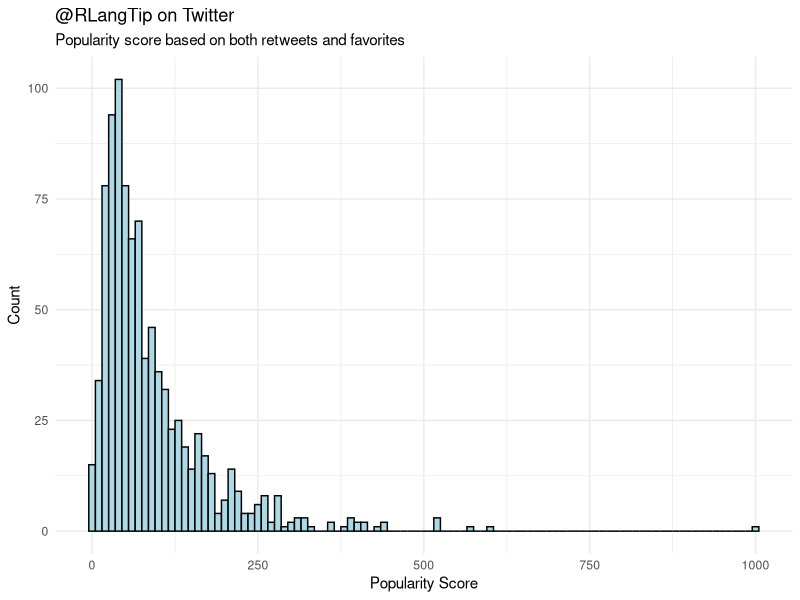
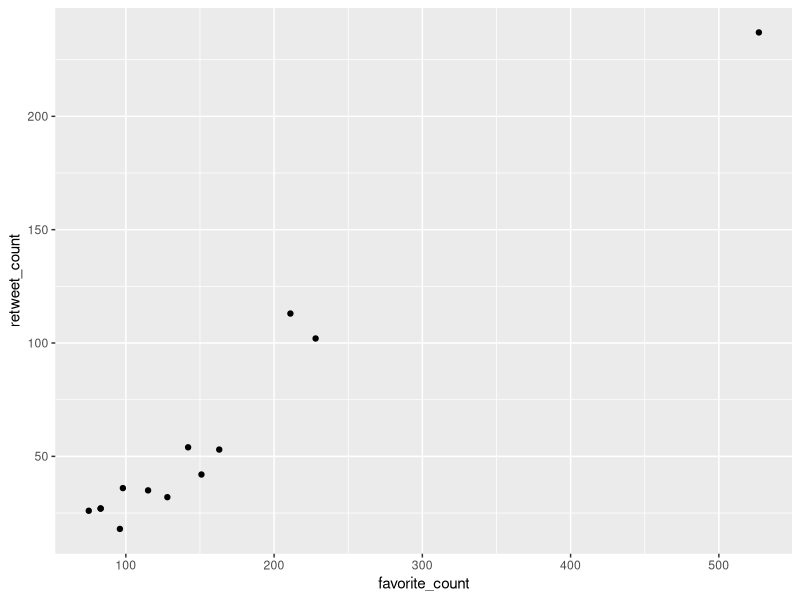

Source code (R) for these figures, in order:
## ---- chunk 1
knitr::opts_chunk$set(
  collapse = TRUE,
  comment = "#>",
  fig.path = "man/figures/README-",
  out.width = "100%"
)
## ---- chunk 2
joined <- readr::read_csv("data-raw/joined.csv")

library(ggplot2)

ggplot(joined, aes(score)) +
 geom_histogram(binwidth = 10, fill = "light blue", color = "black") +
 labs(x = "Popularity Score", 
      y = "Count",
        title = "@RLangTip on Twitter", 
        subtitle = "Popularity score based on both retweets and favorites") +
 theme_minimal()


top_tweet <- joined[which(joined$score >= 1000),]
top_tweets <- joined[which(joined$score >= 400),]

cat(top_tweet$text)

ggplot(top_tweets, aes(favorite_count, retweet_count)) +
 geom_point()
